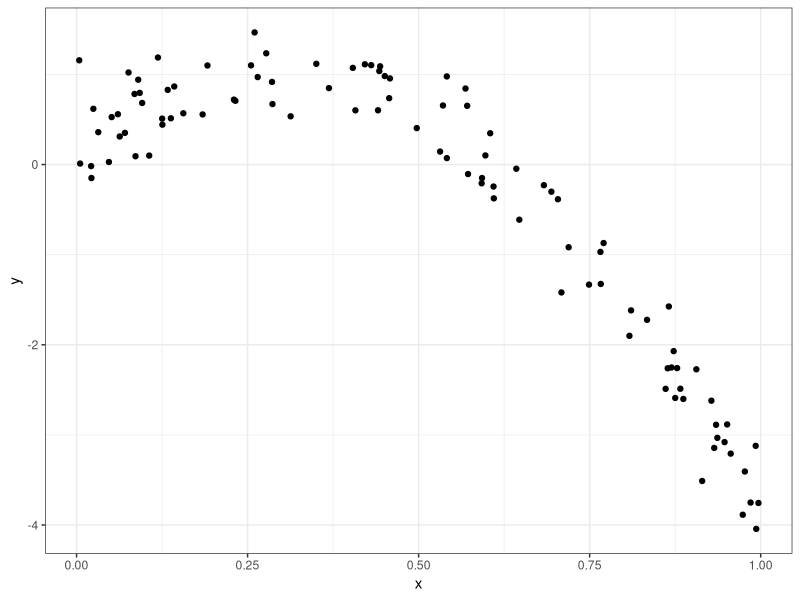
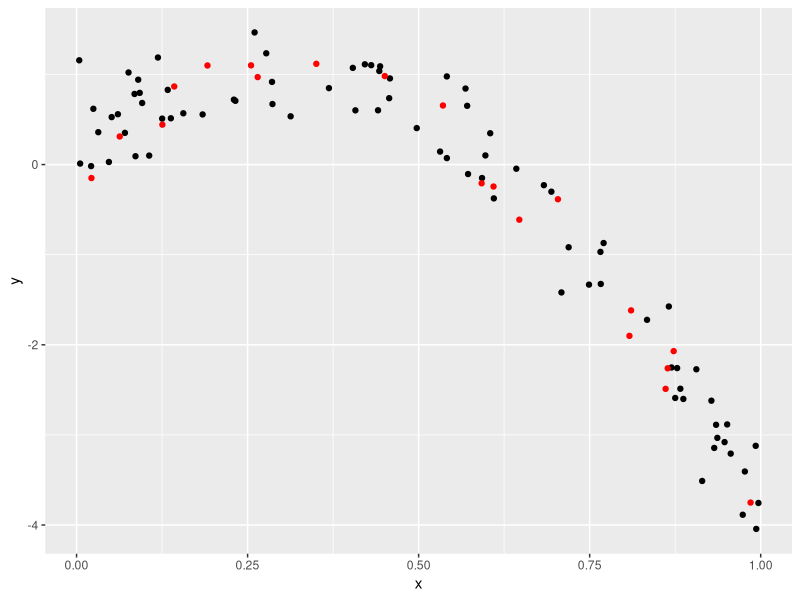
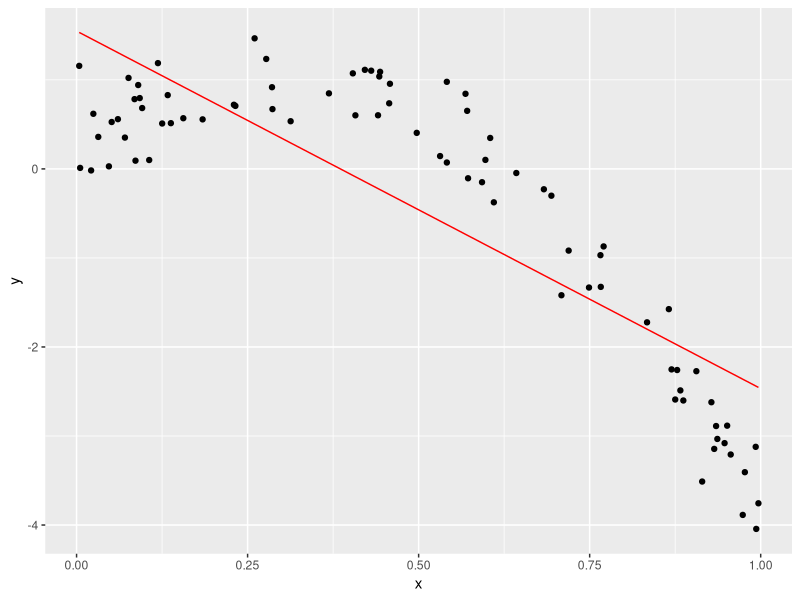
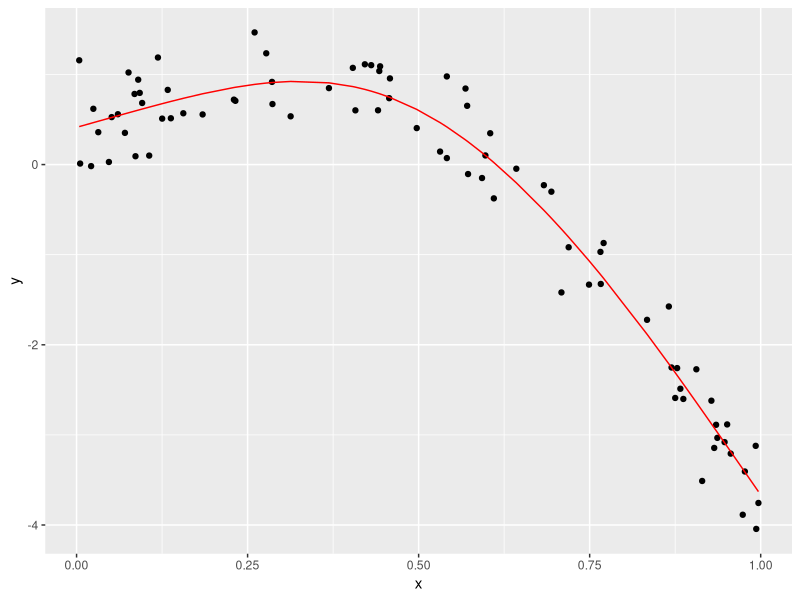
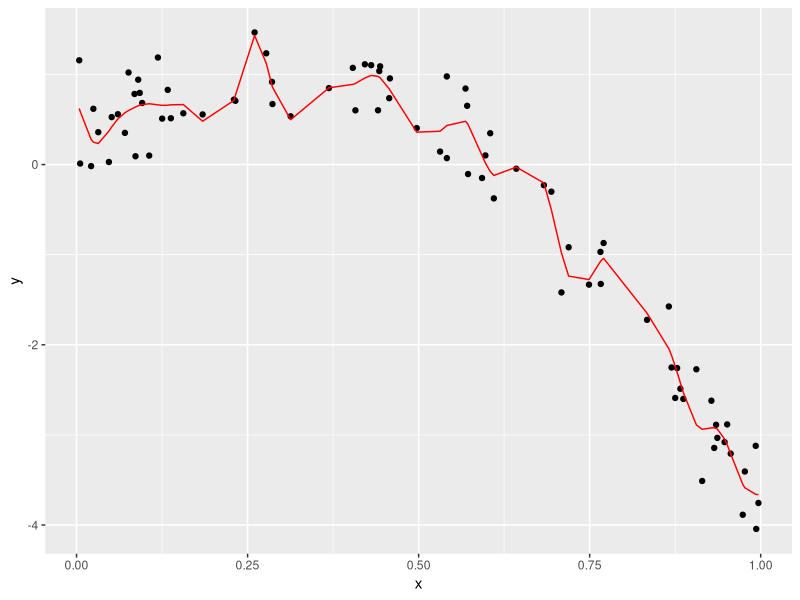
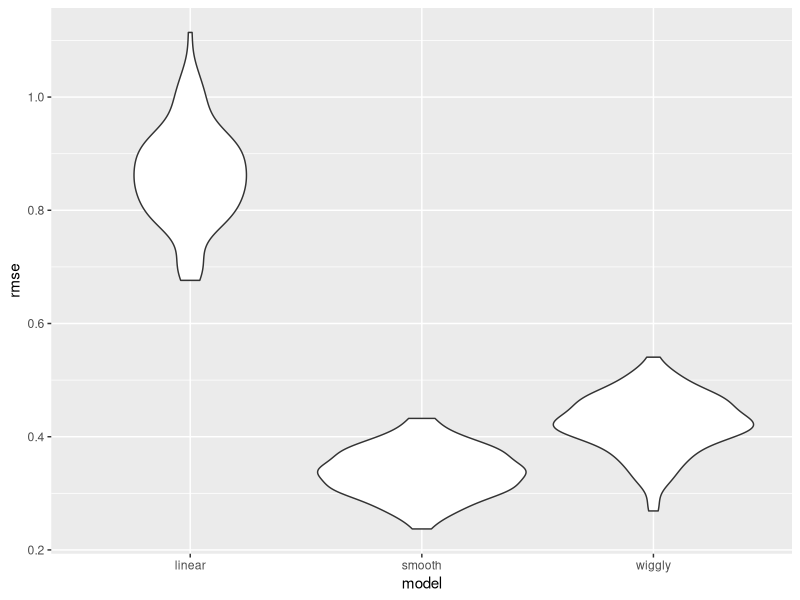

Write the R code that produced these figures, in order.
## ---- chunk 1
knitr::opts_chunk$set(echo = TRUE)
library(tidyverse)
library(modelr)
library(mgcv)
## ---- chunk 2
nonlin_df = 
  tibble(
    id = 1:100,
    x = runif(100, 0, 1),
    y = 1 - 10 * (x - .3) ^ 2 + rnorm(100, 0, .3)
  )

nonlin_df %>% 
  ggplot(aes(x = x, y = y)) + 
  geom_point() + theme_bw()

## ---- chunk 3
#Creating the two datasets manually. 

train_df = sample_n(nonlin_df, 80)
test_df = anti_join(nonlin_df, train_df, by = "id") #gives everything in nonlin_df that is not in train_df. 

ggplot(train_df, aes(x = x, y = y)) + 
  geom_point() + 
  geom_point(data = test_df, color = "red")
## ---- chunk 4
linear_mod = lm(y ~ x, data = train_df)
smooth_mod = mgcv::gam(y ~ s(x), data = train_df)
wiggly_mod = mgcv::gam(y ~ s(x, k = 30), sp = 10e-6, data = train_df)
## ---- chunk 5
train_df %>%
  add_predictions(linear_mod) %>% 
  ggplot(aes(x = x, y = y)) + geom_point() + 
  geom_line(aes(y = pred), color = "red")

train_df %>%
  add_predictions(smooth_mod) %>% 
  ggplot(aes(x = x, y = y)) + geom_point() + 
  geom_line(aes(y = pred), color = "red")

train_df %>%
  add_predictions(wiggly_mod) %>% 
  ggplot(aes(x = x, y = y)) + geom_point() + 
  geom_line(aes(y = pred), color = "red")

#Smooth model appears to be the best
## ---- chunk 6
#What happens when we apply these models to the testing data. Lower (relative) values of rmse are preferred. 
rmse(linear_mod, test_df)
rmse(smooth_mod, test_df)
rmse(wiggly_mod, test_df)
## ---- chunk 7
cv_df = 
  crossv_mc(nonlin_df, 100) #80:20 is the default split for this function

cv_df %>% pull(train) %>% .[[1]] %>% as_tibble #can change in brackets number to look at each iteration previously created 

cv_df =
  cv_df %>% 
  mutate(
    train = map(train, as_tibble),
    test = map(test, as_tibble))
## ---- chunk 8
cv_df = 
  cv_df %>% 
  mutate(linear_mod  = map(train, ~lm(y ~ x, data = .x)),
         smooth_mod  = map(train, ~mgcv::gam(y ~ s(x), data = .x)),
         wiggly_mod  = map(train, ~gam(y ~ s(x, k = 30), sp = 10e-6, data = .x))) %>% 
  mutate(rmse_linear = map2_dbl(linear_mod, test, ~rmse(model = .x, data = .y)),
         rmse_smooth = map2_dbl(smooth_mod, test, ~rmse(model = .x, data = .y)),
         rmse_wiggly = map2_dbl(wiggly_mod, test, ~rmse(model = .x, data = .y)))

#Keep in mind that the rmse function has two inputs. 
## ---- chunk 9
cv_df %>% 
  select(starts_with("rmse")) %>% 
  pivot_longer(
    everything(),
    names_to = "model", 
    values_to = "rmse",
    names_prefix = "rmse_") %>% 
  mutate(model = fct_inorder(model)) %>% 
  ggplot(aes(x = model, y = rmse)) + geom_violin()
